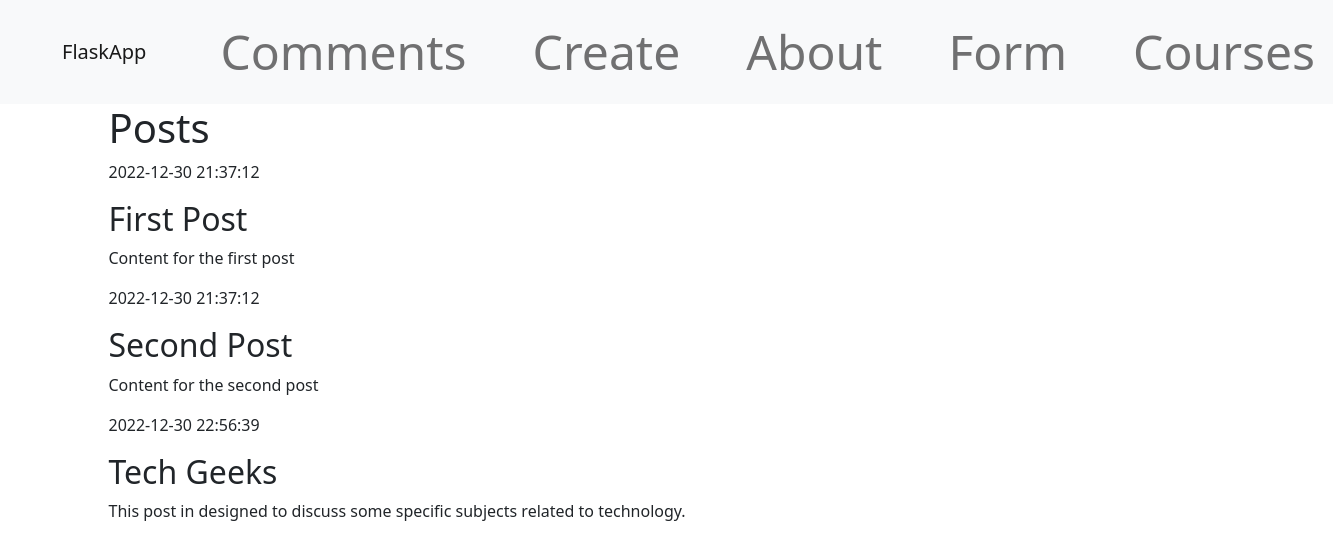
Page /sqlite on the earlier database version.
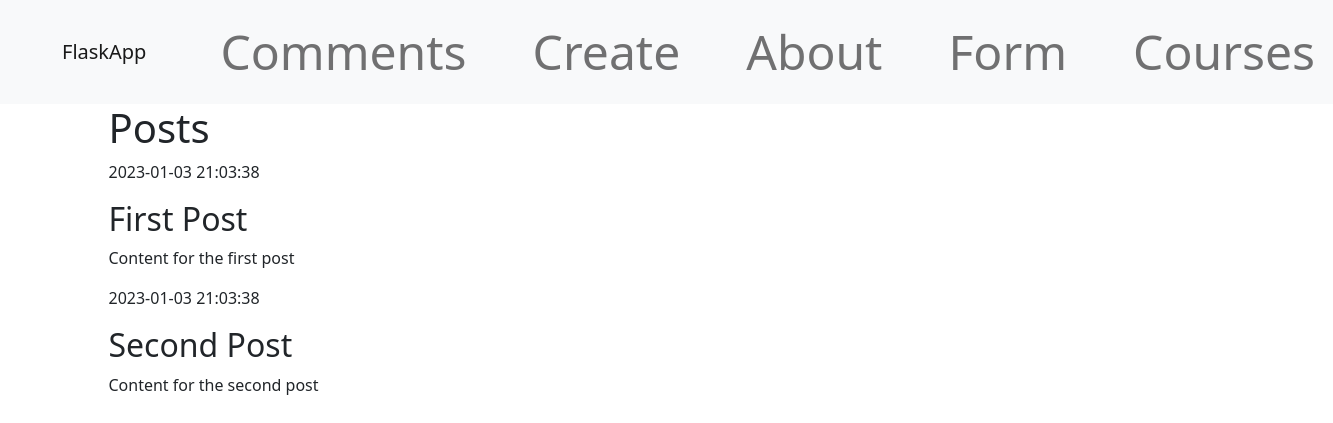
Same page on the later database version.
### tables this page shows
CREATE TABLE posts (
    id INTEGER PRIMARY KEY AUTOINCREMENT,
    created TIMESTAMP NOT NULL DEFAULT CURRENT_TIMESTAMP,
    title TEXT NOT NULL,
    content TEXT NOT NULL
);

### app.py (the view)
@app.route("/sqlite")
def index():
    conn = get_db_connection()
    posts = conn.execute("SELECT * FROM posts").fetchall()
    conn.close()
    return render_template("sqlite_index.html", posts=posts)

### app.py (called while the page is built)
def get_db_connection():
    conn = sqlite3.connect("database.db")
    conn.row_factory = sqlite3.Row
    return conn

### templates/sqlite_index.html
{% extends 'base.html' %}
{% block content %}
    <h1>{% block title %} Posts {% endblock %}</h1>
    {% for post in posts %}
        <div class='post'>
            <p>{{ post['created'] }}</p>
            <h2>{{ post['title'] }}</h2>
            <p>{{ post['content'] }}</p>
        </div>
    {% endfor %}
{% endblock %}

### templates/base.html (shortened to what this page needs)
<!doctype html>
<html lang="en">
  <head>
    <link href="https://cdn.jsdelivr.net/npm/bootstrap@5.1.0/dist/css/bootstrap.min.css" rel="stylesheet">
  </head>
  <body>
    <nav class="navbar navbar-expand-lg navbar-light bg-light">
    <div class="container-fluid">
        <a class="navbar-brand" href="{{ url_for('hello') }}">FlaskApp</a>
        <div class="collapse navbar-collapse" id="navbarNav">
        <ul class="navbar-nav">
            <li class="nav-item">
              <a class="nav-link" href="{{ url_for('comments') }}">Comments</a>
            </li>
            <li class="nav-item">
                <a class="nav-link" href="{{ url_for('create') }}">Create</a>
            </li>
            <li class="nav-item">
              <a class="nav-link" href="{{ url_for('about') }}">About</a>
            </li>
            <li class="nav-item">
              <a class="nav-link" href="{{ url_for('form') }}">Form</a>
            </li>
            <li class="nav-item">
              <a class="nav-link" href="{{ url_for('courses') }}">Courses</a>
            </li>
        </ul>
        </div>
    </div>
    </nav>
    <div class="container">
        {% block content %} {% endblock %}
    </div>
  </body>
</html>

### templates/base.html (style rules this page uses)
nav a { color: #d64161; font-size: 3em; margin-left: 50px; text-decoration: none; }

Differences in the rows shown:
removed posts: created "2022-12-30 22:56:39", title "Tech Geeks", content "This post in designed to discuss some specific subjects related to technology."
changed posts "First Post": created "2022-12-30 21:37:12" → "2023-01-03 21:03:38"
changed posts "Second Post": created "2022-12-30 21:37:12" → "2023-01-03 21:03:38"
